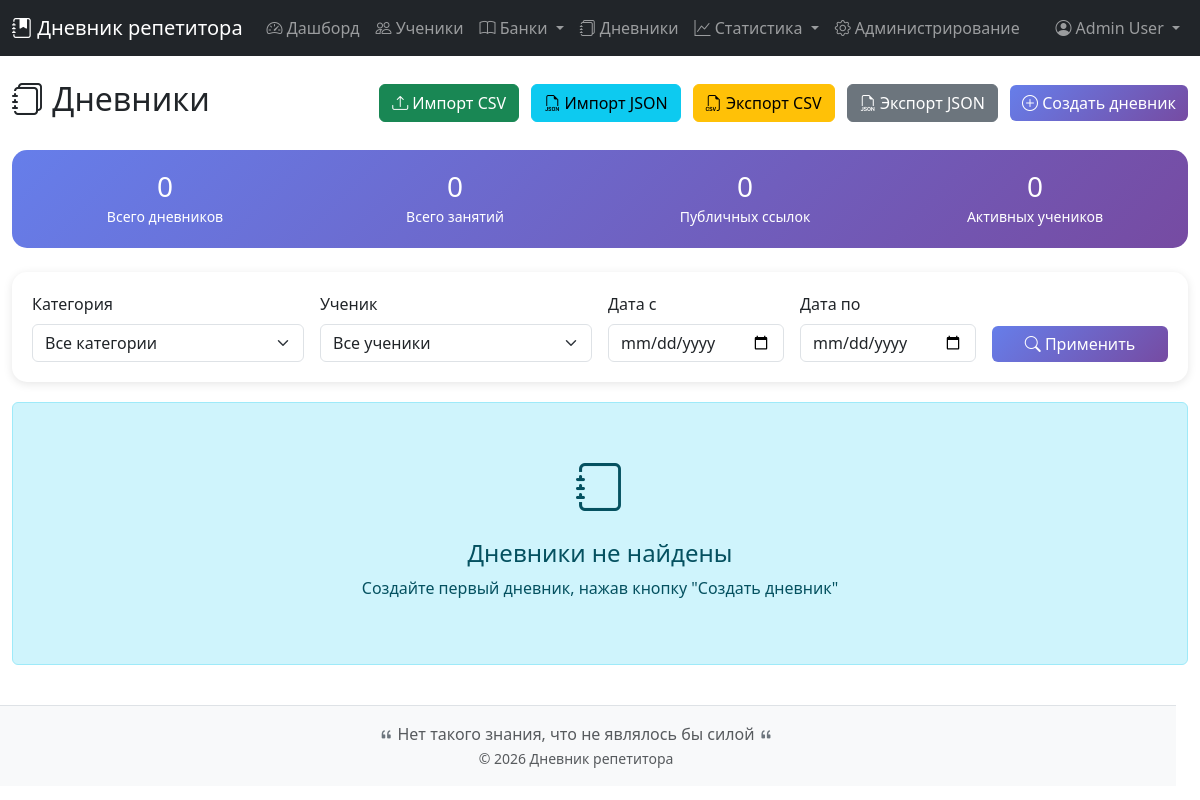
The app's page /diaries.php (signed in), older data.
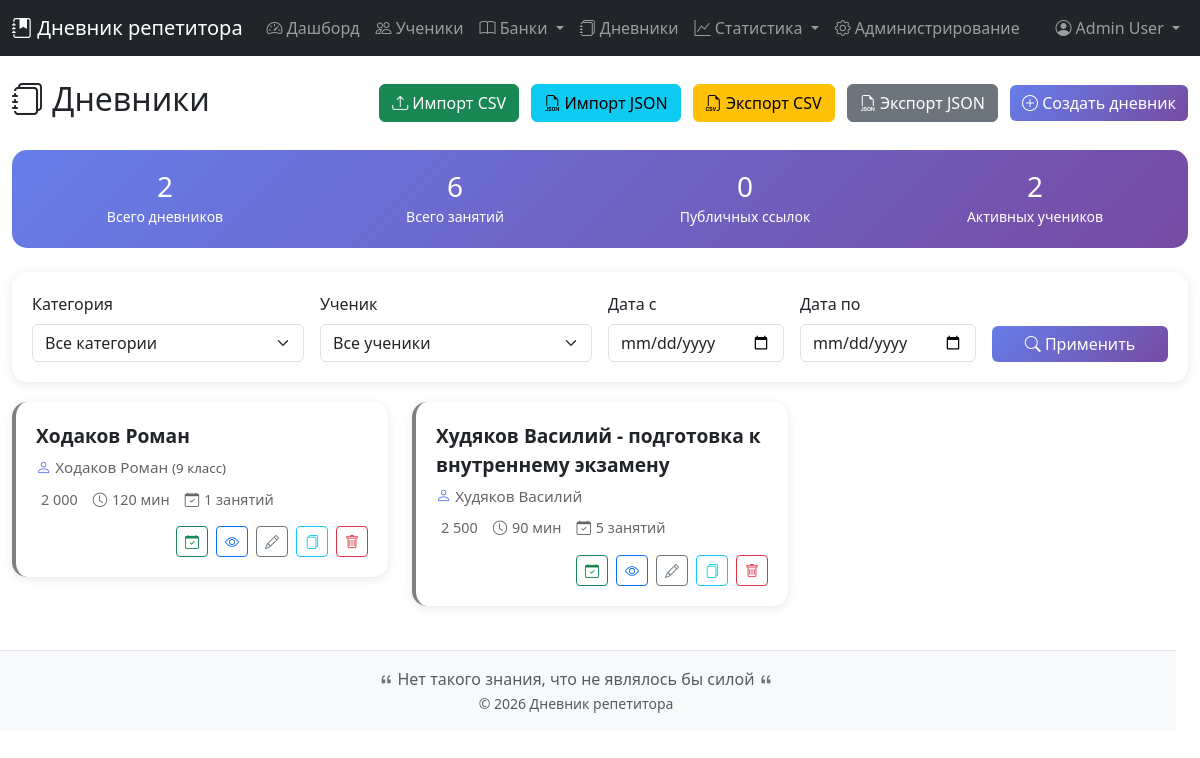
The same page, newer data.
### tables this page shows
CREATE TABLE `diaries` (
  `id` int(11) NOT NULL,
  `user_id` int(11) NOT NULL,
  `student_id` int(11) DEFAULT NULL,
  `category_id` int(11) DEFAULT NULL,
  `name` varchar(255) NOT NULL,
  `description` text DEFAULT NULL,
  `lesson_cost` decimal(10,2) DEFAULT NULL,
  `lesson_duration` int(11) DEFAULT NULL,
  `public_link` varchar(100) DEFAULT NULL,
  `is_public` tinyint(4) NOT NULL DEFAULT 0,
  `created_at` timestamp NOT NULL DEFAULT current_timestamp(),
  `updated_at` timestamp NOT NULL DEFAULT current_timestamp() ON UPDATE current_timestamp()
);

CREATE TABLE `students` (
  `id` int(11) NOT NULL,
  `user_id` int(11) NOT NULL,
  `first_name` varchar(50) NOT NULL,
  `last_name` varchar(50) NOT NULL,
  `middle_name` varchar(50) DEFAULT NULL,
  `class` varchar(20) DEFAULT NULL,
  `phone` varchar(20) DEFAULT NULL,
  `lesson_cost` decimal(10,2) DEFAULT NULL,
  `lesson_duration` int(11) DEFAULT NULL,
  `lessons_per_week` int(11) DEFAULT NULL,
  `goals` text DEFAULT NULL,
  `birth_date` date DEFAULT NULL,
  `start_date` date DEFAULT NULL,
  `end_date` date DEFAULT NULL,
  `city` varchar(100) DEFAULT NULL,
  `email` varchar(100) DEFAULT NULL,
  `messenger1` varchar(255) DEFAULT NULL,
  `messenger2` varchar(255) DEFAULT NULL,
  `messenger3` varchar(255) DEFAULT NULL,
  `is_active` tinyint(1) DEFAULT 1,
  `created_at` timestamp NOT NULL DEFAULT current_timestamp(),
  `updated_at` timestamp NOT NULL DEFAULT current_timestamp() ON UPDATE current_timestamp()
);

### diaries.php (the view, shortened to what the changed rows need)
<?php
require_once 'config.php';
$currentUser = getCurrentUser($pdo);
$userId = $currentUser['id'];
$action = $_GET['action'] ?? 'list';
$stmt = $pdo->prepare("SELECT id, last_name, first_name, middle_name, class FROM students WHERE user_id = ? AND is_active = 1 ORDER BY last_name, first_name");
$stmt->execute([$userId]);
$students = $stmt->fetchAll();
        ?>
        <?php
$filterDateFrom = $_GET['date_from'] ?? '';
$filterDateTo = $_GET['date_to'] ?? '';
$query = "
    SELECT
        d.*,
        s.last_name as student_last_name,
        s.first_name as student_first_name,
        s.middle_name as student_middle_name,
        s.class as student_class,
        c.name as category_name,
        c.color as category_color,
        (SELECT COUNT(*) FROM lessons WHERE diary_id = d.id) as lessons_count,
        (SELECT COUNT(*) FROM diary_comments WHERE diary_id = d.id) as comments_count
    FROM diaries d
    JOIN students s ON d.student_id = s.id
    LEFT JOIN categories c ON d.category_id = c.id
    WHERE d.user_id = ?
";
$params = [$userId];
$query .= " ORDER BY d.created_at DESC";
$stmt = $pdo->prepare($query);
$stmt->execute($params);
$diaries = $stmt->fetchAll();
$publicView = isset($_GET['public']) && isset($_GET['token']);
?>
<!DOCTYPE html>
<html lang="ru">
<head>
    <link href="https://cdn.jsdelivr.net/npm/bootstrap@5.3.0/dist/css/bootstrap.min.css" rel="stylesheet">
    <link href="https://cdn.jsdelivr.net/npm/bootstrap-icons@1.11.0/font/bootstrap-icons.css" rel="stylesheet">
</head>
<body>
    <?php if (!$publicView): ?>
        <?php include 'menu.php'; ?>
    <?php endif; ?>
    <div class="container-fluid py-4">
        <?php if ($publicView && isset($publicDiary)): ?>
            <div class="public-view">
                <div class="public-header">
                    <i class="bi bi-journal-bookmark-fill" style="font-size: 3rem; color: #667eea;"></i>
                    <h1><?php echo htmlspecialchars($publicDiary['name']); ?></h1>
                    <p class="text-muted">
                        Дневник ученика: <?php echo htmlspecialchars($publicDiary['last_name'] . ' ' . $publicDiary['first_name'] . ' ' . ($publicDiary['middle_name'] ?? '')); ?>
                    </p>
                </div>
                <div class="public-info">
                    <h4>Информация о дневнике</h4>
                    <hr>
                    <?php if (!empty($publicDiary['description'])): ?>
                        <div class="mb-3">
                            <strong>Описание:</strong>
                            <p><?php echo nl2br(htmlspecialchars($publicDiary['description'])); ?></p>
                        </div>
                    <?php endif; ?>
                    <div class="row">
                        <div class="col-md-6">
                            <p><strong>Стоимость занятия:</strong>
                                <?php echo $publicDiary['lesson_cost'] ? number_format($publicDiary['lesson_cost'], 0, ',', ' ') . ' ₽' : 'Не указана'; ?>
                            </p>
                        </div>
                        <div class="col-md-6">
                            <p><strong>Длительность занятия:</strong>
                                <?php
                                if ($publicDiary['lesson_duration']) {
                                    $hours = floor($publicDiary['lesson_duration'] / 60);
                                    $minutes = $publicDiary['lesson_duration'] % 60;
                                    echo ($hours > 0 ? $hours . ' ч ' : '') . ($minutes > 0 ? $minutes . ' мин' : '');
                                } else {
                                    echo 'Не указана';
                                }
                                ?>
                            </p>
                        </div>
                    </div>
                    <p><strong>Дата создания:</strong> <?php echo date('d.m.Y H:i', strtotime($publicDiary['created_at'])); ?></p>
                    <p><strong>Последнее обновление:</strong> <?php echo date('d.m.Y H:i', strtotime($publicDiary['updated_at'])); ?></p>
                    <div class="alert alert-info mt-3">
                        <i class="bi bi-info-circle"></i>
                        Это публичная ссылка на дневник. Вы можете поделиться ею с учеником.
                    </div>
                </div>
            </div>
        <?php elseif ($action === 'list'): ?>
            <div class="d-flex justify-content-between align-items-center mb-4">
                <h2><i class="bi bi-journals"></i> Дневники</h2>
                <div>
                    <button type="button" class="btn btn-success me-2" data-bs-toggle="modal" data-bs-target="#importCsvModal">
                        <i class="bi bi-upload"></i> Импорт CSV
                    </button>
                    <button type="button" class="btn btn-info me-2" data-bs-toggle="modal" data-bs-target="#importJsonModal">
                        <i class="bi bi-filetype-json"></i> Импорт JSON
                    </button>
                    <a href="?export_csv=1" class="btn btn-warning me-2">
                        <i class="bi bi-filetype-csv"></i> Экспорт CSV
                    </a>
                    <a href="?export_json=1" class="btn btn-secondary me-2">
                        <i class="bi bi-filetype-json"></i> Экспорт JSON
                    </a>
                    <a href="?action=add" class="btn btn-primary">
                        <i class="bi bi-plus-circle"></i> Создать дневник
                    </a>
                </div>
            </div>
            <div class="stats-card mb-4">
                <div class="row">
                    <div class="col-md-3">
                        <div class="text-center">
                            <h3 class="mb-0"><?php echo count($diaries); ?></h3>
                            <small>Всего дневников</small>
                        </div>
                    </div>
                    <div class="col-md-3">
                        <div class="text-center">
                            <h3 class="mb-0">
                                <?php
                                $totalLessons = 0;
                                foreach ($diaries as $d) {
                                    $totalLessons += $d['lessons_count'];
                                }
                                echo $totalLessons;
                                ?>
                            </h3>
                            <small>Всего занятий</small>
                        </div>
                    </div>
                    <div class="col-md-3">
                        <div class="text-center">
                            <h3 class="mb-0">
                                <?php
                                $publicCount = 0;
                                echo $publicCount;
                                ?>
                            </h3>
                            <small>Публичных ссылок</small>
                        </div>
                    </div>
                    <div class="col-md-3">
                        <div class="text-center">
                            <h3 class="mb-0"><?php echo count($students); ?></h3>
                            <small>Активных учеников</small>
                        </div>
                    </div>
                </div>
            </div>
            <div class="filter-panel">
                <form method="GET" action="" class="row g-3">
                    <div class="col-md-3">
                        <label class="form-label">Категория</label>
                        <select name="filter_category" class="form-select">
                            <option value="">Все категории</option>
                        </select>
                    </div>
                    <div class="col-md-3">
                        <label class="form-label">Ученик</label>
                        <select name="student" class="form-select">
                            <option value="">Все ученики</option>
                        </select>
                    </div>
                    <div class="col-md-2">
                        <label class="form-label">Дата с</label>
                        <input type="date" name="date_from" class="form-control" value="<?php echo $filterDateFrom; ?>">
                    </div>
                    <div class="col-md-2">
                        <label class="form-label">Дата по</label>
                        <input type="date" name="date_to" class="form-control" value="<?php echo $filterDateTo; ?>">
                    </div>
                    <div class="col-md-2 d-flex align-items-end">
                        <button type="submit" class="btn btn-primary w-100">
                            <i class="bi bi-search"></i> Применить
                        </button>
                    </div>
                </form>
            </div>
<div class="row">
    <?php if (empty($diaries)): ?>
        <div class="col-12">
            <div class="alert alert-info text-center py-5">
                <i class="bi bi-journal" style="font-size: 3rem;"></i>
                <h4 class="mt-3">Дневники не найдены</h4>
                <p>Создайте первый дневник, нажав кнопку "Создать дневник"</p>
            </div>
        </div>
    <?php else: ?>
        <?php foreach ($diaries as $diary): ?>
            <div class="col-md-6 col-lg-4">
                <div class="diary-card" style="border-left-color: <?php echo $diary['category_color'] ?? '#808080'; ?>">
                    <div class="diary-name">
                        <?php echo htmlspecialchars($diary['name']); ?>
                    </div>
                    <div class="diary-student">
                        <i class="bi bi-person"></i>
                        <?php
                        $stmtStudent = $pdo->prepare("SELECT last_name, first_name, middle_name, class FROM students WHERE id = ?");
                        $stmtStudent->execute([$diary['student_id']]);
                        $student = $stmtStudent->fetch();
                        if ($student):
                        ?>
                            <?php echo htmlspecialchars($student['last_name'] . ' ' . $student['first_name'] . ' ' . ($student['middle_name'] ?? '')); ?>
                            <?php if ($student['class']): ?>
                                <small class="text-muted">(<?php echo htmlspecialchars($student['class']); ?> класс)</small>
                            <?php endif; ?>
                        <?php else: ?>
                            <span class="text-muted">Ученик не найден</span>
                        <?php endif; ?>
                    </div>
                    <div class="diary-meta">
                        <span class="diary-meta-item">
                            <?php echo $diary['lesson_cost'] ? number_format($diary['lesson_cost'], 0, ',', ' ') : '—'; ?>
                        </span>
                        <span class="diary-meta-item">
                            <i class="bi bi-clock"></i>
                            <?php echo $diary['lesson_duration'] ? $diary['lesson_duration'] . ' мин' : '—'; ?>
                        </span>
                        <span class="diary-meta-item">
                            <i class="bi bi-calendar-check"></i>
                            <?php echo $diary['lessons_count']; ?> занятий
                        </span>
                    </div>
                    <div class="mt-3 d-flex justify-content-end gap-2">
                                <a href="lessons.php?diary_id=<?php echo $diary['id']; ?>" class="btn btn-sm btn-outline-success" title="Перейти к занятиям">
            <i class="bi bi-calendar-check"></i>
        </a>
                        <a href="?action=view&id=<?php echo $diary['id']; ?>" class="btn btn-sm btn-outline-primary" title="Просмотр">
                            <i class="bi bi-eye"></i>
                        </a>
                        <a href="?action=edit&id=<?php echo $diary['id']; ?>" class="btn btn-sm btn-outline-secondary" title="Редактировать">
                            <i class="bi bi-pencil"></i>
                        </a>
                        <a href="?copy=1&id=<?php echo $diary['id']; ?>" class="btn btn-sm btn-outline-info" title="Создать копию"
                           onclick="return confirm('Создать копию дневника?')">
                            <i class="bi bi-files"></i>
                        </a>
                        <a href="?delete=1&id=<?php echo $diary['id']; ?>" class="btn btn-sm btn-outline-danger" title="Удалить"
                           onclick="return confirm('Удалить дневник?')">
                            <i class="bi bi-trash"></i>
                        </a>
                    </div>
                </div>
            </div>
        <?php endforeach; ?>
    <?php endif; ?>
</div>
        <?php endif; ?>
    </div>
<?php include 'footer.php'; ?>
</body>
</html>

Row changes from the older to the newer data that the page shows:
added diaries: name "Ходаков Роман", student.middle_name "Ходаков Роман", student.class "9", lesson_cost "2 000", lesson_duration "120", lessons_count "1"
added diaries: name "Худяков Василий - подготовка к внутреннему экзамену", student.middle_name "Худяков Василий", lesson_cost "2 500", lesson_duration "90", lessons_count "5"
Text that changed along with them:
count($diaries): "0" → "2"
$totalLessons: "0" → "6"
count($students): "0" → "2"
text no longer shown: "Дневники не найдены Создайте первый дневник, нажав кнопку \"Создать дневник\""
